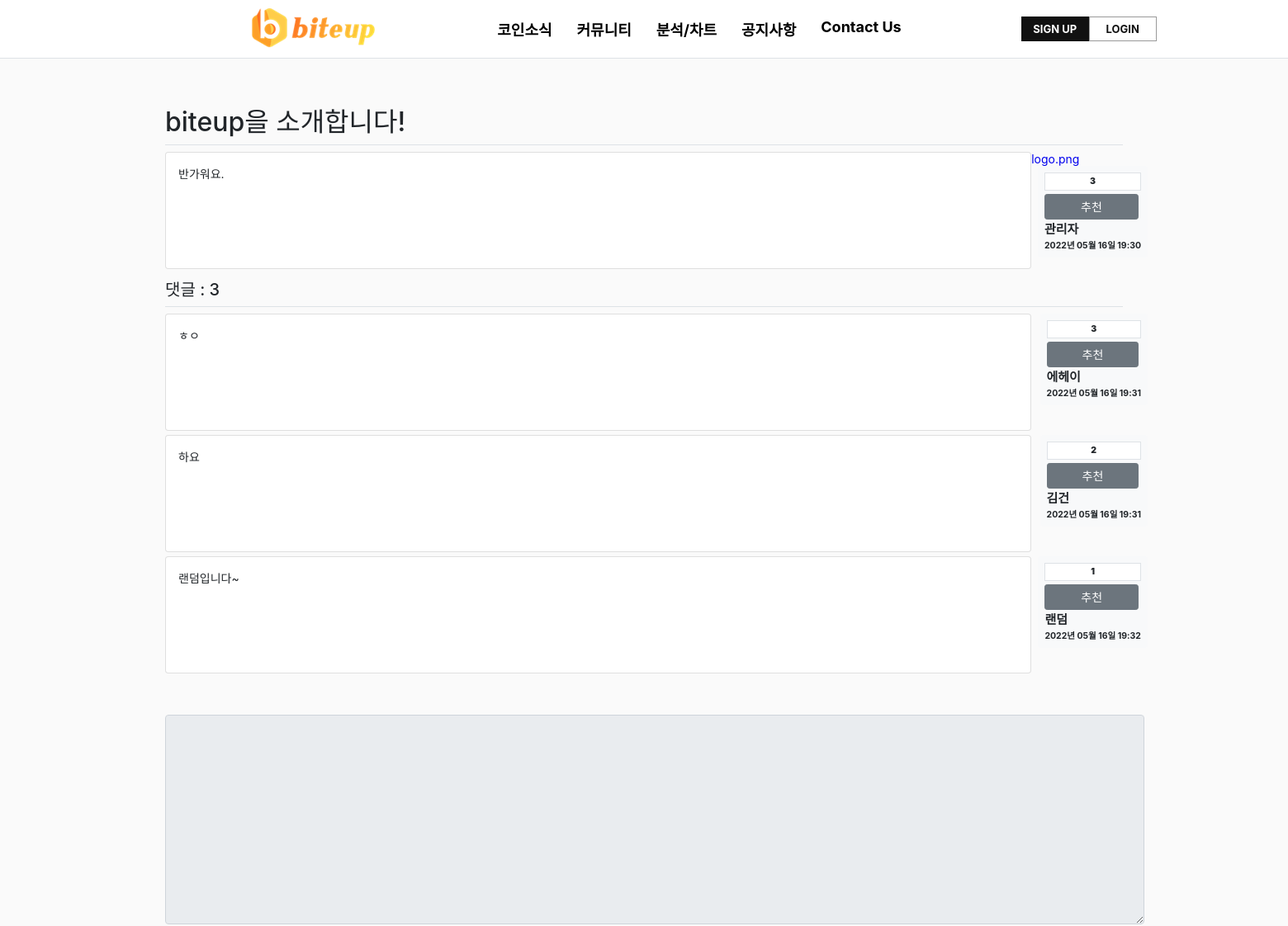
The page /notice/detail/1/ (upper part) on the database as committed earlier.
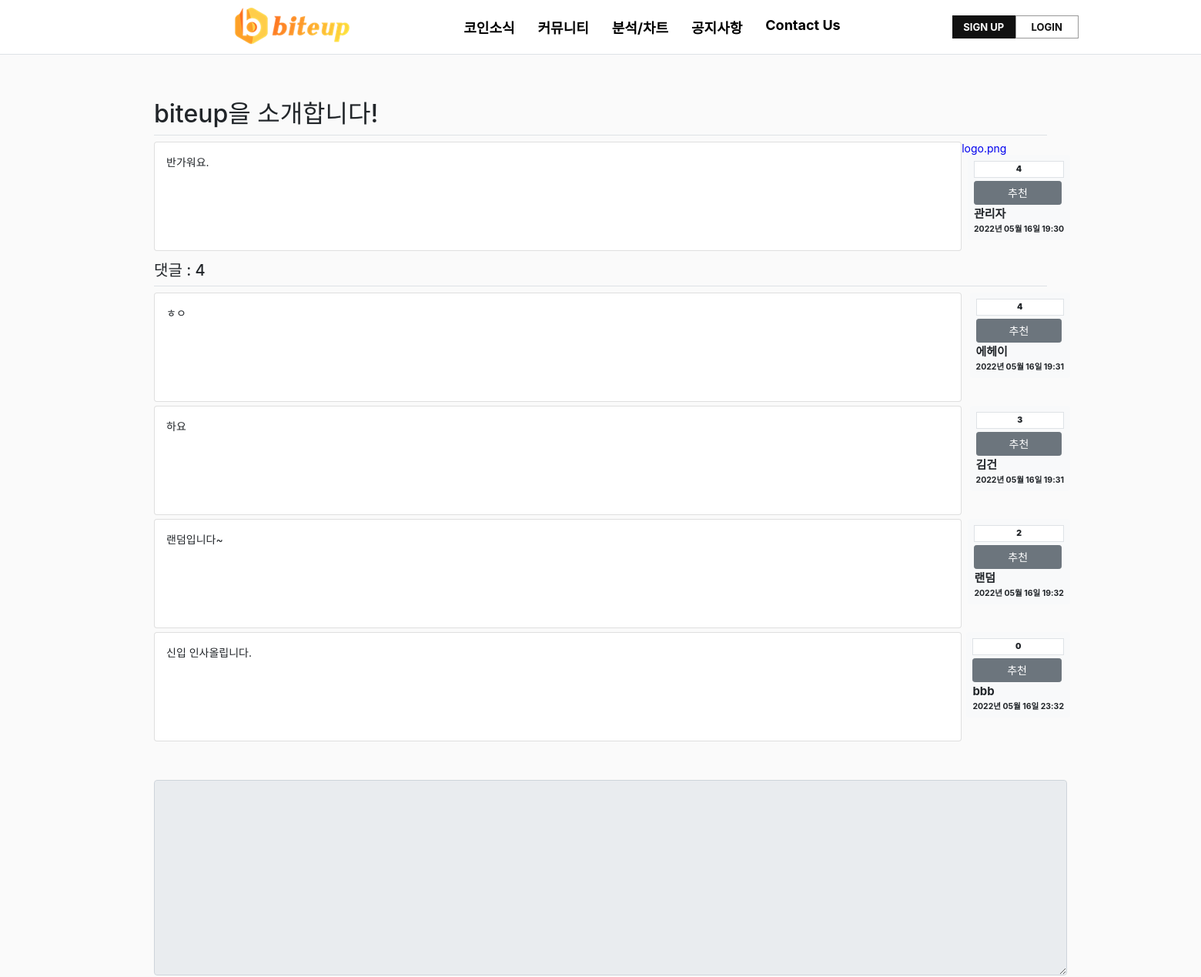
The same page on the database as committed later.
### pybo/models.py (models this page shows)
class Anotice(db.Model):
    id = db.Column(db.Integer, primary_key=True)
    notice_id = db.Column(db.Integer, db.ForeignKey('notice.id', ondelete='CASCADE'))
    notice = db.relationship('Notice', backref=db.backref('anotice_set'))
    content = db.Column(db.Text(), nullable=False)
    create_date = db.Column(db.DateTime(), nullable=False)
    user_id = db.Column(db.Integer, db.ForeignKey('user.id', ondelete='CASCADE'), nullable=False, server_default='1')
    user = db.relationship('User', backref=db.backref('anotice_set'))
    modify_date = db.Column(db.DateTime(), nullable=True)
    voter = db.relationship('User', secondary=anotice_voter, backref=db.backref('anotice_voter_set'))

class User(db.Model):
    id = db.Column(db.Integer, primary_key=True)
    username = db.Column(db.String(150), unique=True, nullable=False)
    password = db.Column(db.String(200), nullable=False)
    email = db.Column(db.String(120), unique=True, nullable=False)
    passwd_answer = db.Column(db.String(200), unique=True, nullable=False)
    location = db.Column(db.String(64), nullable=False)
    about_me = db.Column(db.Text(), nullable=False)
    create_date = db.Column(db.DateTime(), nullable=False)

### pybo/views/notice_views.py (the view)
@bp.route('/detail/<int:notice_id>/')
def detail(notice_id):
    form = AnoticeForm()
    notice = Notice.query.get_or_404(notice_id)
    return render_template('notice/notice_detail.html', notice=notice, form=form)

### pybo/forms.py
class AnoticeForm(FlaskForm):
    content = TextAreaField('내용', validators=[DataRequired('내용은 필수입력 항목입니다.')])

### pybo/filter.py (called while the page is built)
def format_datetime(value, fmt='%Y년 %m월 %d일 %H:%M'):
    return value.strftime(fmt)

### pybo/views/auth_views.py (called while the page is built)
@bp.before_app_request
def load_logged_in_user():
    user_id = session.get('user_id')
    if user_id is None:
        g.user = None
    else:
        g.user = User.query.get(user_id)

### pybo/templates/notice/notice_detail.html (shortened to what this page needs)
{% extends 'base.html' %}
{% block content %}
<div id="container my-3">
    <div id="contents" class="div-board">
        <div class="container-warp list">
            <h2 class="border-bottom py-2">{{ notice.subject }}</h2>
            <div class="row my-3">
                <div class="col-11">
                    <div class="card">
                        <div class="card-body">
                            <div class="card-text" style="white-space: pre-line;">{{ notice.content }}</div>
                        </div>
                        <div>
                            <a href="/notice/file_download/{{ notice.file }}">
                            <div>{{ notice.file }}</div>
                        </a>
                        </div>
                    </div>
                    <div class="badge badge-light p-2 text-left">
                        <div class="bg-light text-center p-3 border font-weight-bolder mb-1">{{
                            notice.voter|length }}
                        </div>
                        <a href="#" data-uri="{{ url_for('vote.notice', notice_id=notice.id) }}"
                           class="recommend btn btn-sm btn-secondary btn-block my-1">추천</a>
                        <div class="mb-2">{{ notice.user.username }}</div>
                        <div>{{ notice.create_date|datetime }}</div>
                    </div>
                </div>
            </div>
        </div>
        <h5 class="border-bottom my-3 py-2">댓글 : {{ notice.anotice_set|length }}</h5>
        {% for anotice in notice.anotice_set %}
        <div class="row my-3">
            <div class="col-11">
                <div class="card my-3">
                    <div class="card-body">
                        <div class="card-text" style="white-space: pre-line;">{{ anotice.content }}</div>
                    </div>
                </div>
                <div class="d-flex justify-content-end">
                    <div class="badge badge-light p-2 text-left">
                        <div class="bg-light text-center p-3 border font-weight-bolder mb-1">{{
                            anotice.voter|length }}
                        </div>
                        <a href="#" data-uri="{{ url_for('vote.anotice', anotice_id=anotice.id) }}"
                           class="recommend btn btn-sm btn-secondary btn-block my-1">추천</a>
                        <div class="mb-2">{{ anotice.user.username }}</div>
                        <div>{{ anotice.create_date|datetime }}</div>
                    </div>
                </div>
            </div>
        </div>
        {% endfor %}
        <form action="{{ url_for('anotice.create', notice_id=notice.id) }}" method="post" class="my-3">
            <div class="form-group">
            <textarea {% if not g.user %} disabled {% endif %}
                      name="content" id="content" class="form-control" rows="10"></textarea>
            </div>
        </form>
    </div>
</div>
{% endblock %}

Rows that differ between the two databases and show on the page:
computed for Anotice "ㅎㅇ": voter|length "3" → "4"
computed for Anotice "하요": voter|length "2" → "3"
computed for Anotice "랜덤입니다~": voter|length "1" → "2"
added Anotice: content "신입 인사올립니다.", voter|length "0", user.username "bbb", create_date "2022년 05월 16일 23:32"
Other text that changed with them:
{{ notice.voter|length }}: "3" → "4"
{{ notice.anotice_set|length }}: "3" → "4"
